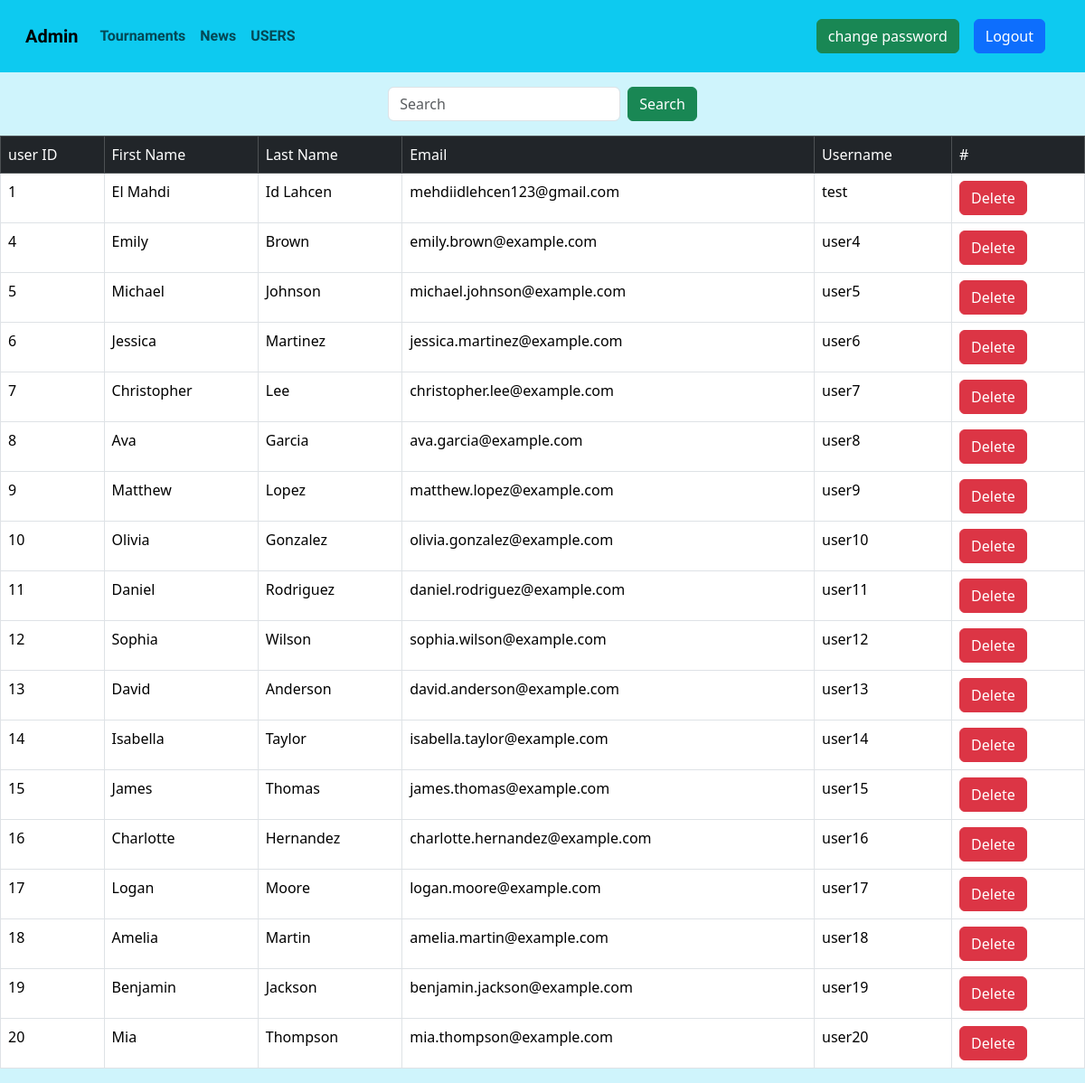
The app's page /admin-users.php (signed in), older data.
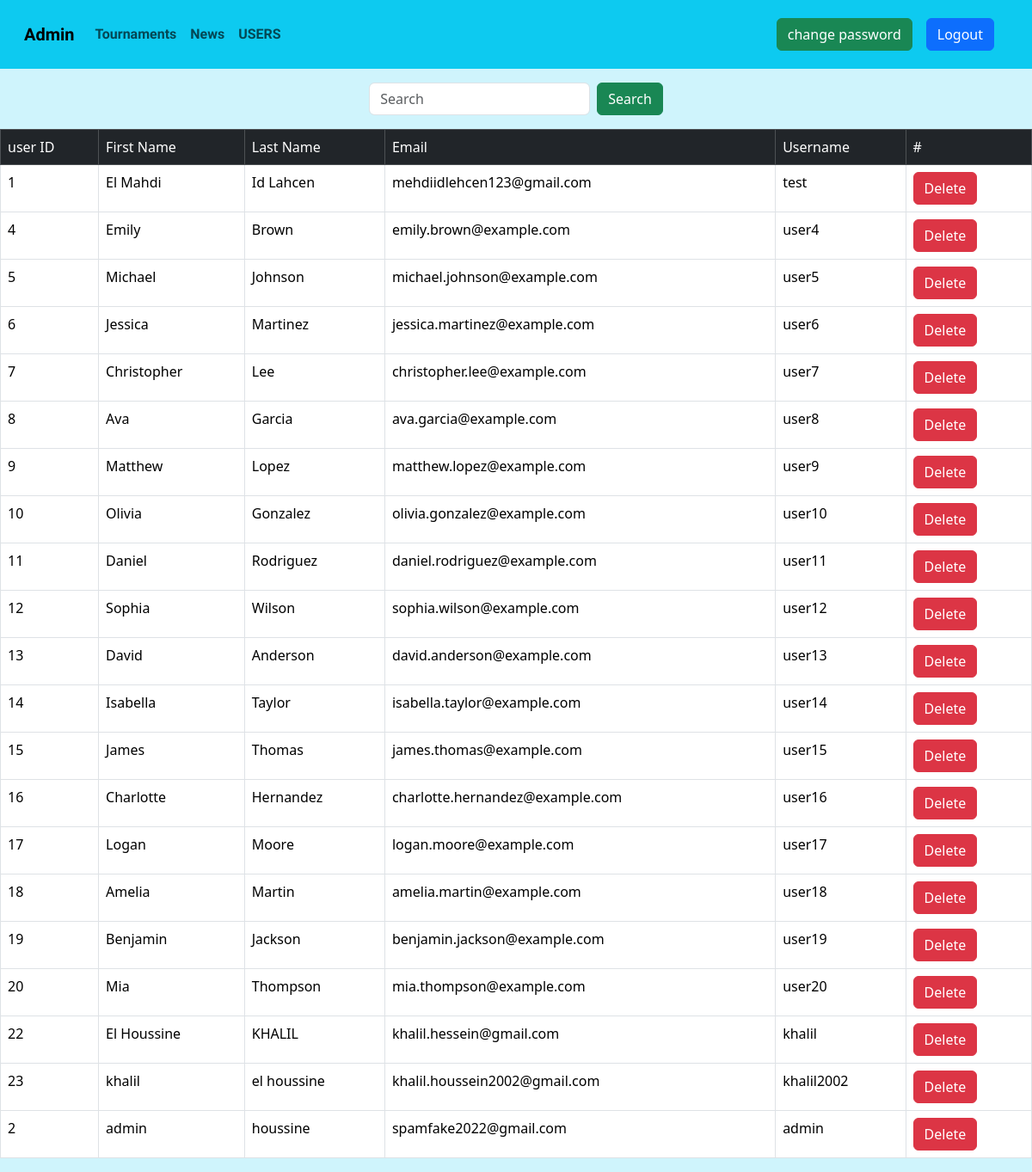
The same page, newer data.
### tables this page shows
CREATE TABLE IF NOT EXISTS `users` (
  `id_user` int NOT NULL AUTO_INCREMENT,
  `first_name` varchar(30) NOT NULL,
  `last_name` varchar(30) NOT NULL,
  `email` varchar(50) NOT NULL,
  `id_login` int NOT NULL,
  `profile_picture` varchar(512) DEFAULT NULL,
  PRIMARY KEY (`id_user`),
  UNIQUE KEY `email` (`email`),
  UNIQUE KEY `id_login` (`id_login`)
);

### admin-users.php (the view, shortened to what this page needs)
<!DOCTYPE html>
<html lang="en">
<head>
    <link rel="stylesheet" href="./bootstrap-5.3.3-dist/css/bootstrap.css">
</head>
<body class="bg-info-subtle">
    <header>
        <?php
            include_once "./admin-navbar.php";
        ?>
    </header>
        <div class="d-flex justify-content-center m-3 ">
            <form class="d-flex" role="search" method="get" action="admin-users.php">
                <input class="form-control me-2" type="search" placeholder="Search" name="search_text" aria-label="Search">
                <button class="btn btn-success" type="submit" name="search" value="search" >Search</button>
            </form>
            <?php
                if (isset($_GET["search"] ,$_GET["search_text"] )&& $_GET["search"]=='search' ) {
                    $search_text = $_GET["search_text"];
                    $search=true;
                }else {
                    $search = false;
                }
            ?>
        </div>
        <main >
            <?php
            if (!$search) {
                $qry = 'SELECT * FROM users
                LEFT JOIN login ON users.id_login = login.id_login;';
            }else{
                $qry = "SELECT * FROM users
                LEFT JOIN login ON users.id_login = login.id_login
                WHERE username LIKE '%$search_text%' or first_name LIKE '%$search_text%' or last_name LIKE '%$search_text%' ";
            }
                $stmt  = $conn->prepare($qry);
            ?>
                <table class="table table-bordered  table-centered ">
                    <thead class="table-dark">
                        <td>user ID</td>
                        <td>First Name</td>
                        <td>Last Name</td>
                        <td>Email</td>
                        <td>Username</td>
                        <td>#</td>
                    </thead>
            <form action="./delete.php" method="post">
            <?php
                if ($stmt->execute()):
                    $result = $stmt->fetchAll(PDO::FETCH_ASSOC);
                    foreach ($result as $row) :
                    ?>
                        <tbody>
                            <td><?= $row["id_user"] ?></td>
                            <td><?= $row["first_name"] ?></td>
                            <td><?= $row["last_name"] ?></td>
                            <td><?= $row["email"] ?></td>
                            <td><?= $row["username"] ?></td>
                            <td><button type="submit" class="btn btn-danger" name="user_remove" value="<?= $row["id_login"] ?>" >Delete</button></td>
                        </tbody>
                    <?php endforeach;?>
                <?php endif;?>
                    </form>
                    </table>
        </main>
</body>
</html>

### admin-navbar.php (shortened to what this page needs)
<nav class="navbar navbar-expand-lg bg-info p-3">
  <div class="container-fluid">
    <a style = "font-family: 'roboto';" class="navbar-brand" href="./admin.php">Admin</a>
    <div class="collapse navbar-collapse" id="navbarNav" style="font-family: 'roboto';">
      <ul class="navbar-nav">
        <li class="nav-item">
          <a class="nav-link " aria-current="page" href="./admin-tournaments.php">Tournaments</a>
        </li>
        <li class="nav-item">
          <a class="nav-link" href="./admin-news.php">News</a>
        </li>
        <li class="nav-item">
          <a class="nav-link" href="./admin-users.php">USERS</a>
        </li>
      </ul>
    </div>
    <div class="navbar-brand d-flex gap-3">
      <a href="./admin-change-password.php" class="btn btn-success" name="logout" value = "end">change password</a>
      <form action="./admin-navbar.php" method="post">
        <button class="btn btn-primary" name="logout" value = "end">Logout</button>
      </form>
    </div>
  </div>
</nav>

Row changes from the older to the newer data that the page shows:
added users: id_user "22", first_name "El Houssine", last_name "KHALIL", email "khalil.hessein@gmail.com", id_login.username "khalil"
added users: id_user "23", first_name "khalil", last_name "el houssine", email "khalil.houssein2002@gmail.com", id_login.username "khalil2002"
added users: id_user "2", first_name "admin", last_name "houssine", email "spamfake2022@gmail.com", id_login.username "admin"
